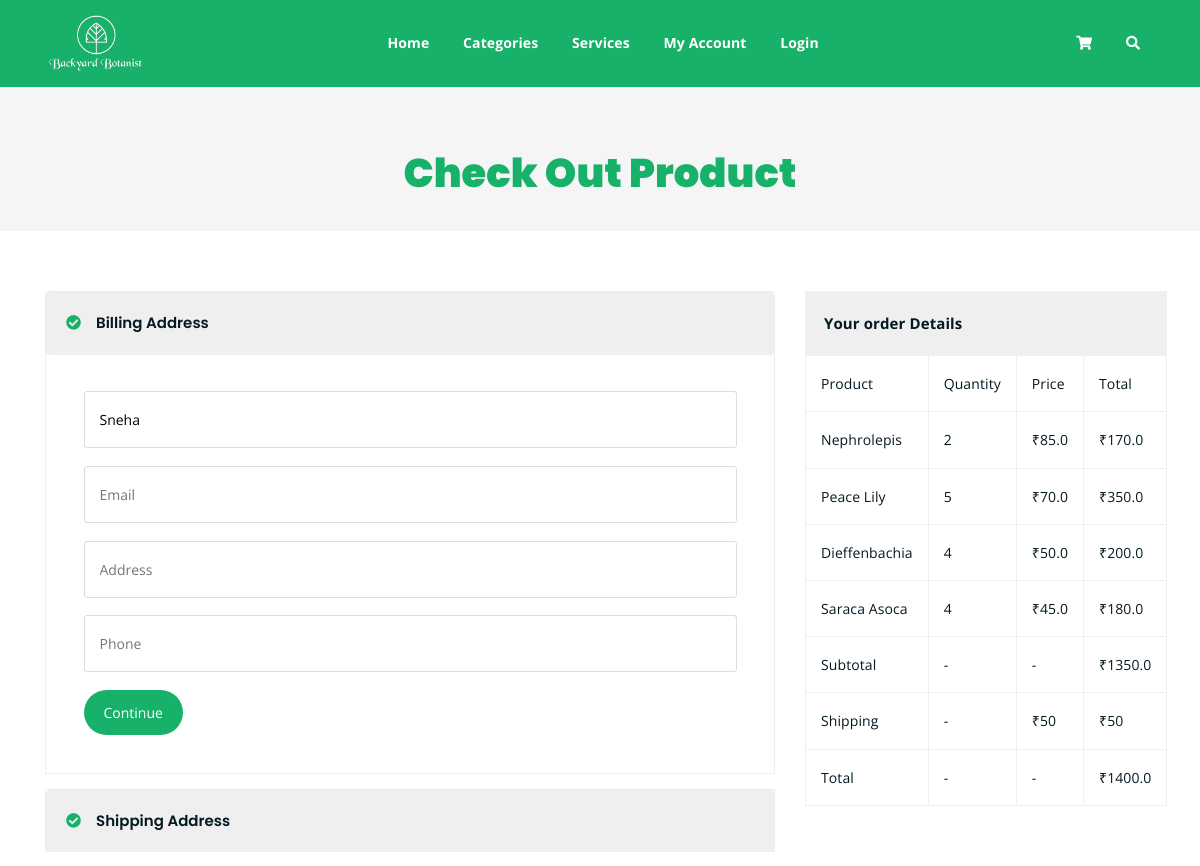
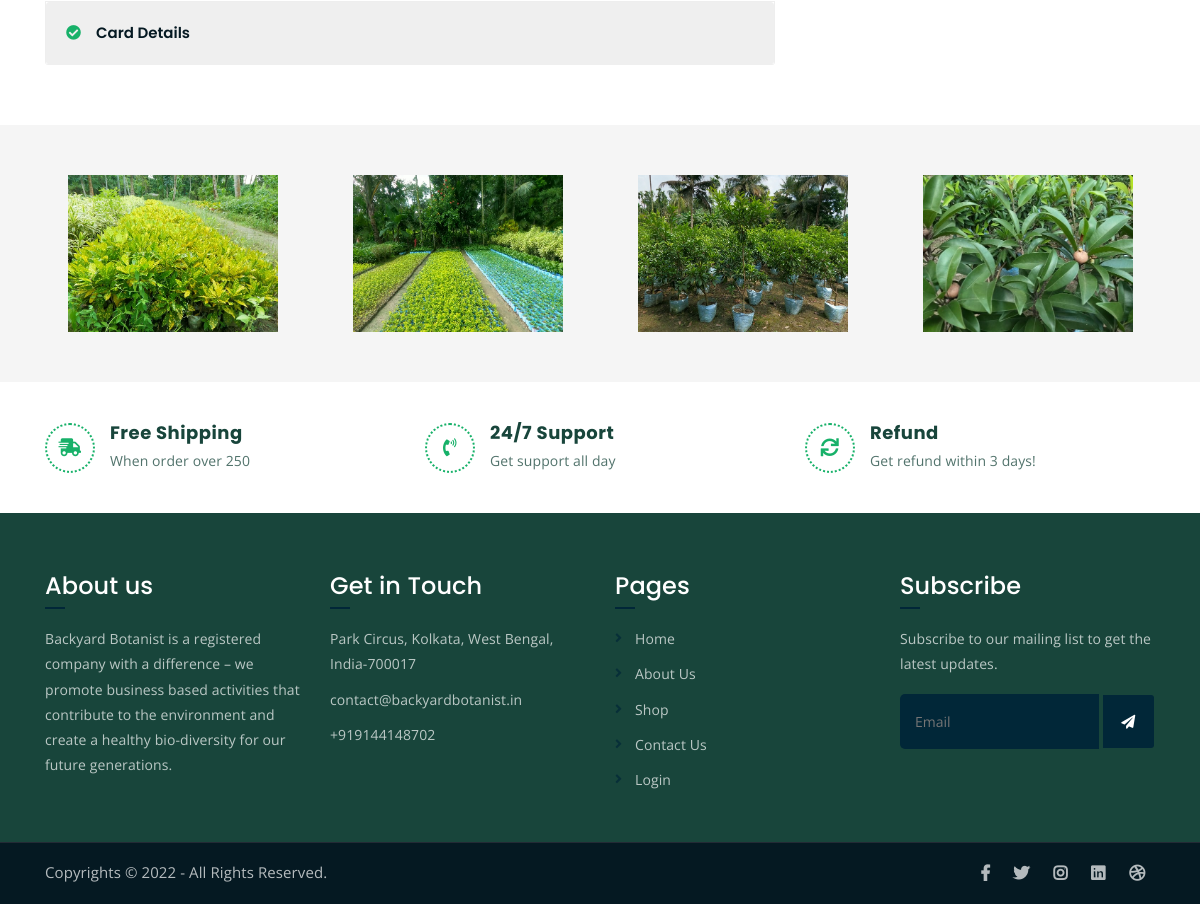
Screenshot of /checkout/ (signed in) with the database file from the repository (2 pictures, top to bottom).
### accounts/models.py (models this page shows, shortened)
class Product(models.Model):
    name=models.CharField(max_length=150)
    price=models.FloatField()
    Description=models.TextField()
    choices=(('Indoor Plant','indoor plant'),('Native plant','native plant'),('Pots','pots'),('Fertilizer','fertilizer'))
    image=models.ImageField()
    categories=models.CharField(max_length=200,choices=choices)
    relatedproduct=models.ManyToManyField('self',blank=True,null=True)

### accounts/views.py (the view, shortened to what this page needs)
# urls.py: path("checkout/",views.checkout),
def checkout(request):
    prdList = []
    totalPrice = 500
    print(list(cartObject.objects.filter(user=request.user)))
    for p in list(cartObject.objects.filter(user=request.user)):
        prdList.append({
            "name":p.products.name,
            "quantity":p.quantity,
            "price":p.products.price,
            "total":p.products.price * p.quantity
        })
        totalPrice += p.products.price * p.quantity
    razorpay_client = razorpay.Client(auth=(settings.RAZOR_KEY_ID, settings.RAZOR_KEY_SECRET))
    currency = 'INR'
    amount = totalPrice  # Rs. 200
    razorpay_order = razorpay_client.order.create(dict(amount=amount,
                                                    currency=currency,
                                                    payment_capture='0'))
    razorpay_order_id = razorpay_order['id']
    callback_url = 'paymenthandler/'
    context = {}
    context['user_name'] = request.user
    context['razorpay_order_id'] = razorpay_order_id
    context['razorpay_merchant_key'] = settings.RAZOR_KEY_ID
    context['razorpay_amount'] = amount
    context['currency'] = currency
    context['callback_url'] = callback_url
    context['products'] = prdList
    context['subtotal'] = totalPrice - 50
    context['totalPrice'] = totalPrice
    context['shippingCharge'] = 50
    context['is_payment_gateway']= False
    context['email'] = ''
    context['address'] = ''
    context['phone'] = ''
    return render(request,"checkout.html", context)

### accounts/templates/checkout.html (shortened to what this page needs)
{% load static %}
<!DOCTYPE html>
<html lang="en">
<head>
	  <link rel="stylesheet" href="{%static 'assets/css/all.min.css' %}" />
	  <link
		rel="stylesheet"
		href="{%static 'assets/bootstrap/css/bootstrap.min.css' %}"
	  />
	  <link rel="stylesheet" href="{%static 'assets/css/owl.carousel.css' %}" />
	  <link
		rel="stylesheet"
		href="{%static 'assets/css/magnific-popup.css' %}"
	  />
	  <link rel="stylesheet" href="{%static 'assets/css/animate.css' %}" />
	  <link rel="stylesheet" href="{%static 'assets/css/meanmenu.min.css' %}" />
	  <link rel="stylesheet" href="{%static 'assets/css/main.css' %}" />
	  <link rel="stylesheet" href="{%static 'assets/css/responsive.css' %}" />
	  <link rel="stylesheet" href="{%static 'assets/css/login1.css' %}" />
</head>
<body>
	<div class="top-header-area shop-sticky" id="sticker">
		<div class="container">
			<div class="row">
				<div class="col-lg-12 col-sm-12 text-center">
					<div class="main-menu-wrap">
						<div class="site-logo">
							<a href="index.html">
								<img src="assets/img/logo_sample.png" alt="">
							</a>
						</div>
						<nav class="main-menu">
							<ul>
								<li><a href="index.html">Home</a></li>
								<li><a href="#">Categories</a>
								</li>
								<li><a href="/shop/">Services</a></li>
								<li><a href="/shop/">My Account</a></li>
								<li><a href="#">Login</a></li>
								<li>
									<div class="header-icons">
										<a class="shopping-cart" href="/cart"><i class="fas fa-shopping-cart"></i></a>
										<a class="mobile-hide search-bar-icon" href="#"><i class="fas fa-search"></i></a>
									</div>
								</li>
							</ul>
						</nav>
					</div>
				</div>
			</div>
		</div>
	</div>
	<div class="breadcrumb-section breadcrumb-bg">
		<div class="container">
			<div class="row">
				<div class="col-lg-8 offset-lg-2 text-center">
					<div class="breadcrumb-text">
						<h1>Check Out Product</h1>
					</div>
				</div>
			</div>
		</div>
	</div>
	<div class="checkout-section mt-150 mb-150">
		<div class="container">
			<div class="row">
				<div class="col-lg-8">
					<div class="checkout-accordion-wrap">
						<div class="accordion" id="accordionExample">
						  <div class="card single-accordion">
						    <div class="card-header" id="headingOne">
						      <h5 class="mb-0">
						        <button class="btn btn-link" type="button" data-toggle="collapse" data-target="#collapseOne" aria-expanded="true" aria-controls="collapseOne">
						          Billing Address
						        </button>
						      </h5>
						    </div>
						    <div id="collapseOne" class="collapse show" aria-labelledby="headingOne" data-parent="#accordionExample">
						      <div class="card-body">
						        <div class="billing-address-form">
						        	<form action="" method="post">
						        		<p><input type="text" name='name' placeholder="Name" required value="{{ user_name }}"></p>
						        		<p><input type="email" name='email' placeholder="Email" value="{{ email }}"></p>
						        		<p><input type="text" name="address" placeholder="Address" required value="{{ address }}"></p>
						        		<p><input type="tel" name="phone" placeholder="Phone" required value="{{ phone }}"></p>
									{% if is_payment_gateway == False %}	<button type="submit" class="boxed-btn"  style="background-color:#17B169;color:#fff;padding:10px 20px;border-radius:60px; border: none;">Continue</button>
									{% else  %}	<a class="boxed-btn" id="pay-btn"  style="background-color:#17B169;color:#fff;padding:10px 20px;border-radius:60px; border: none;">Place Order</a>{% endif %}
						        	</form>
						        </div>
						      </div>
						    </div>
						  </div>
						  <div class="card single-accordion">
						    <div class="card-header" id="headingTwo">
						      <h5 class="mb-0">
						        <button class="btn btn-link collapsed" type="button" data-toggle="collapse" data-target="#collapseTwo" aria-expanded="false" aria-controls="collapseTwo">
						          Shipping Address
						        </button>
						      </h5>
						    </div>
						  </div>
						  <div class="card single-accordion">
						    <div class="card-header" id="headingThree">
						      <h5 class="mb-0">
						        <button class="btn btn-link collapsed" type="button" data-toggle="collapse" data-target="#collapseThree" aria-expanded="false" aria-controls="collapseThree">
						          Card Details
						        </button>
						      </h5>
						    </div>
						  </div>
						</div>
					</div>
				</div>
				<div class="col-lg-4">
					<div class="order-details-wrap">
						<table class="order-details">
							<thead>
								<tr>
									<th colspan="4">Your order Details</th>
								</tr>
							</thead>
							<tbody class="order-details-body">
								<tr>
									<td>Product</td>
									<td>Quantity</td>
									<td>Price</td>
									<td>Total</td>
								</tr>
								{% for i in products %}
								<tr>
									<td>{{i.name}}</td>
									<td>{{i.quantity}}</td>
									<td>₹{{i.price}}</td>
									<td>₹{{i.total}}</td>
								</tr>
								{% endfor %}
							</tbody>
							<tbody class="checkout-details">
								<tr>
									<td>Subtotal</td>
									<td>-</td>
									<td>-</td>
									<td>₹{{subtotal}}</td>
								</tr>
								<tr>
									<td>Shipping</td>
									<td>-</td>
									<td>₹{{shippingCharge}}</td>
									<td>₹{{shippingCharge}}</td>
								</tr>
								<tr>
									<td>Total</td>
									<td>-</td>
									<td>-</td>
									<td>₹{{totalPrice}}</td>
								</tr>
							</tbody>
						</table>
					</div>
				</div>
			</div>
		</div>
	</div>
	<div class="logo-carousel-section">
		<div class="container">
			<div class="row">
				<div class="col-lg-12">
					<div class="logo-carousel-inner">
						<div class="single-logo-item">
							<img src="assets/img/company-logos/7.jpg" alt="">
						</div>
						<div class="single-logo-item">
							<img src="assets/img/company-logos/6.jpg" alt="">
						</div>
						<div class="single-logo-item">
							<img src="assets/img/company-logos/8.jpg" alt="">
						</div>
						<div class="single-logo-item">
							<img src="assets/img/company-logos/9.jpg" alt="">
						</div>
					</div>
				</div>
			</div>
		</div>
	</div>
	<div class="list-section pt-80 pb-80">
		<div class="container">
			<div class="row">
				<div class="col-lg-4 col-md-6 mb-4 mb-lg-0">
					<div class="list-box d-flex align-items-center">
						<div class="list-icon">
							<i class="fas fa-shipping-fast"></i>
						</div>
						<div class="content">
							<h3>Free Shipping</h3>
							<p>When order over 250</p>
						</div>
					</div>
				</div>
				<div class="col-lg-4 col-md-6 mb-4 mb-lg-0">
					<div class="list-box d-flex align-items-center">
						<div class="list-icon">
							<i class="fas fa-phone-volume"></i>
						</div>
						<div class="content">
							<h3>24/7 Support</h3>
							<p>Get support all day</p>
						</div>
					</div>
				</div>
				<div class="col-lg-4 col-md-6">
					<div class="list-box d-flex justify-content-start align-items-center">
						<div class="list-icon">
							<i class="fas fa-sync"></i>
						</div>
						<div class="content">
							<h3>Refund</h3>
							<p>Get refund within 3 days!</p>
						</div>
					</div>
				</div>
			</div>
		</div>
	</div>
	<div class="footer-area">
		<div class="container">
			<div class="row">
				<div class="col-lg-3 col-md-6">
					<div class="footer-box about-widget">
						<h2 class="widget-title">About us</h2>
						<p>Backyard Botanist is a registered company with a difference – we promote business based activities that contribute to the environment and create a healthy bio-diversity for our future generations.</p>
					</div>
				</div>
				<div class="col-lg-3 col-md-6">
					<div class="footer-box get-in-touch">
						<h2 class="widget-title">Get in Touch</h2>
						<ul>
							<li>Park Circus, Kolkata, West Bengal, India-700017</li>
							<li>contact@backyardbotanist.in</li>
							<li>+919144148702</li>
						</ul>
					</div>
				</div>
				<div class="col-lg-3 col-md-6">
					<div class="footer-box pages">
						<h2 class="widget-title">Pages</h2>
						<ul>
							<li><a href="index.html">Home</a></li>
							<li><a href="#">About Us</a></li>
							<li><a href="/shop/">Shop</a></li>
							<li><a href="#">Contact Us</a></li>
							<li><a href="#">Login</a></li>
						</ul>
					</div>
				</div>
				<div class="col-lg-3 col-md-6">
					<div class="footer-box subscribe">
						<h2 class="widget-title">Subscribe</h2>
						<p>Subscribe to our mailing list to get the latest updates.</p>
						<form action="#.html">
							<input type="email" placeholder="Email">
							<button type="submit"><i class="fas fa-paper-plane"></i></button>
						</form>
					</div>
				</div>
			</div>
		</div>
	</div>
	<div class="copyright">
		<div class="container">
			<div class="row">
				<div class="col-lg-6 col-md-12">
					<p>Copyrights &copy; 2022 - All Rights Reserved.</p>
				</div>
				<div class="col-lg-6 text-right col-md-12">
					<div class="social-icons">
						<ul>
							<li><a href="#" target="_blank"><i class="fab fa-facebook-f"></i></a></li>
							<li><a href="#" target="_blank"><i class="fab fa-twitter"></i></a></li>
							<li><a href="#" target="_blank"><i class="fab fa-instagram"></i></a></li>
							<li><a href="#" target="_blank"><i class="fab fa-linkedin"></i></a></li>
							<li><a href="#" target="_blank"><i class="fab fa-dribbble"></i></a></li>
						</ul>
					</div>
				</div>
			</div>
		</div>
	</div>
</body>
</html>

### rows the page displays
Product: name "Nephrolepis", price "85.0"
Product: name "Peace Lily", price "70.0"
Product: name "Dieffenbachia", price "50.0"
Product: name "Saraca Asoca", price "45.0"

### other values shown
{{ i.quantity }} "2" "5" "4" "4"
{{ i.total }} "170.0" "350.0" "200.0" "180.0"
{{ subtotal }} "1350.0"
{{ shippingCharge }} "50"
{{ totalPrice }} "1400.0"
